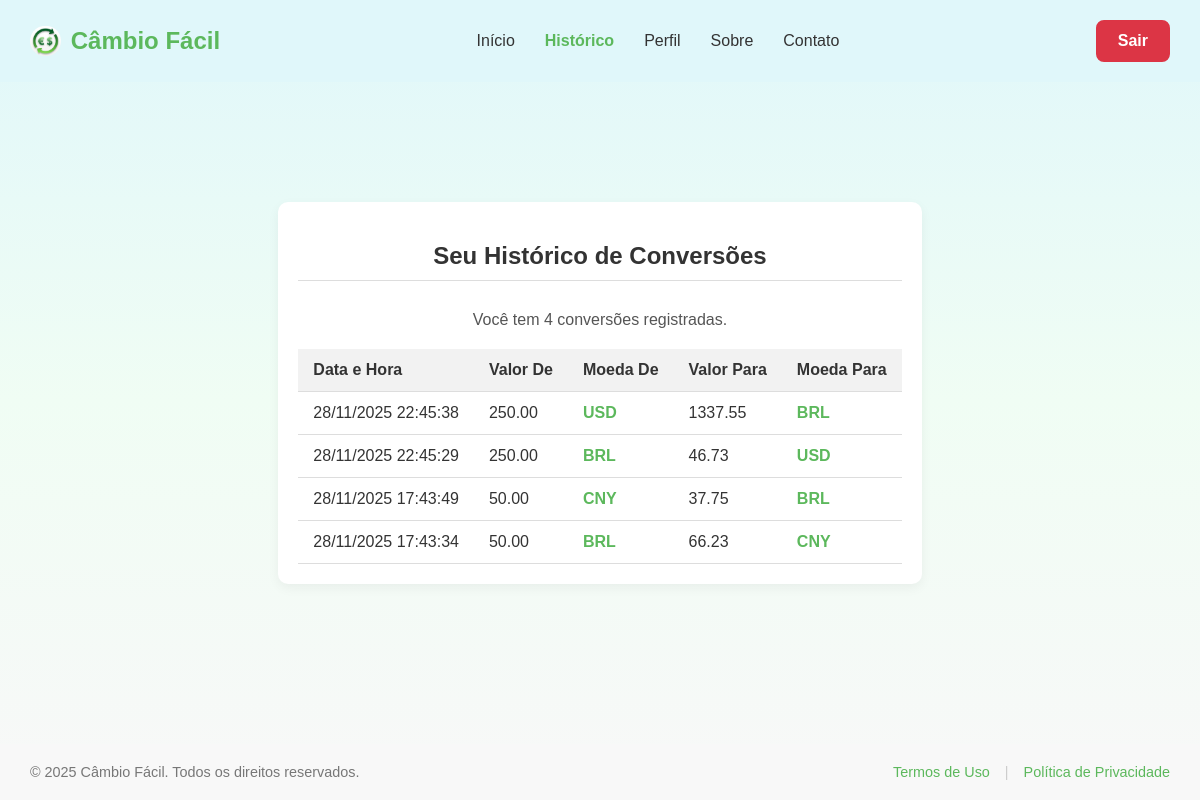
The app's page /history (signed in) with its own data.
### app.py (models this page shows)
class ConversionHistory(db.Model):
    id = db.Column(db.Integer, primary_key=True)
    user_id = db.Column(db.Integer, db.ForeignKey('user.id'), nullable=False)
    timestamp = db.Column(db.DateTime, default=datetime.utcnow, nullable=False)
    currency_from = db.Column(db.String(3), nullable=False)
    amount_from = db.Column(db.Float, nullable=False)
    currency_to = db.Column(db.String(3), nullable=False)
    amount_to = db.Column(db.Float, nullable=False)

### app.py (the view)
@app.route('/history')
def history():
    if not g.logged_in:
        flash('Você precisa estar logado.', 'warning')
        return redirect(url_for('login'))
    user_history = ConversionHistory.query.filter_by(
        user_id=g.user.id).order_by(
        ConversionHistory.timestamp.desc()).all()
    return render_template('history.html',
                           title='Câmbio Fácil | Histórico',
                           logged_in=g.logged_in,
                           user_history=user_history)

### app.py (called while the page is built)
@app.before_request
def load_logged_in_user():
    user_id = session.get('user_id')
    if not user_id:
        g.user = None
        g.logged_in = False
    else:
        g.user = User.query.get(user_id)
        g.logged_in = True

### templates/history.html
{% extends "base.html" %}
{% block content %}
<section class="history-container">
    <h1 class="page-title">Seu Histórico de Conversões</h1>
    {% if user_history %}
        <p class="history-count">Você tem {{ user_history | length }} conversões registradas.</p>
        <table class="conversion-table">
            <thead>
                <tr>
                    <th>Data e Hora</th>
                    <th>Valor De</th>
                    <th>Moeda De</th>
                    <th>Valor Para</th>
                    <th>Moeda Para</th>
                </tr>
            </thead>
            <tbody>
                {% for conversion in user_history %}
                <tr>
                    <td>{{ conversion.timestamp.strftime('%d/%m/%Y %H:%M:%S') }}</td>
                    <td>{{ "%.2f" | format(conversion.amount_from) }}</td>
                    <td class="currency-code-col">{{ conversion.currency_from }}</td>
                    <td>{{ "%.2f" | format(conversion.amount_to) }}</td>
                    <td class="currency-code-col">{{ conversion.currency_to }}</td>
                </tr>
                {% endfor %}
            </tbody>
        </table>
    {% else %}
        <div class="empty-history">
            <p>Você ainda não tem nenhuma conversão registrada.</p>
            <a href="{{ url_for('conversion') }}" class="btn-primary">Fazer Minha Primeira Conversão</a>
        </div>
    {% endif %}
</section>
{% endblock %}

### templates/base.html (shortened to what this page needs)
<!DOCTYPE html>
<html lang="pt-br">
<head>
<link rel="stylesheet" href="{{ url_for('static', filename='css/style.css') }}">
</head>
<body>
 <header class="main-header">
  <div class="header-content">
   <div class="logo-container">
    <img src="{{ url_for('static', filename='images/logo.png') }}" alt="Logo Câmbio Fácil">
    <h2>Câmbio Fácil</h2>
   </div>
   <nav class="main-nav">
        <a href="{{ url_for('home') }}" class="{% if request.endpoint == 'home' %}active-nav{% endif %}">Início</a>
        {% if logged_in %}
            <a href="{{ url_for('history') }}" class="{% if request.endpoint == 'history' %}active-nav{% endif %}">Histórico</a>
            <a href="{{ url_for('profile') }}" class="{% if request.endpoint == 'profile' %}active-nav{% endif %}">Perfil</a>
        {% endif %}
        <a href="{{ url_for('about') }}" class="{% if request.endpoint == 'about' %}active-nav{% endif %}">Sobre</a>
        <a href="{{ url_for('contact') }}" class="{% if request.endpoint == 'contact' %}active-nav{% endif %}">Contato</a>
   </nav>
   <div class="header-actions">
    {% if logged_in %}
     <a href="{{ url_for('logout') }}" class="btn-logout">Sair</a>
    {% else %}
     <a href="{{ url_for('login') }}" class="btn-login">Login</a>
    {% endif %}
   </div>
  </div>
 </header>
<main class="auth-main-content">
 {% block content %}{% endblock %}
</main>
<footer class="main-footer">
    <div class="footer-content">
        <p>© 2025 Câmbio Fácil. Todos os direitos reservados.</p>
        <div class="footer-links">
            <a href="#">Termos de Uso</a>
            <span class="link-separator">|</span>
            <a href="#">Política de Privacidade</a>
        </div>
    </div>
</footer>
</body>
</html>

### static/css/style.css (style rules this page uses)
body { font-family: 'Arial', sans-serif; margin: 0; padding: 0; background: linear-gradient(to bottom, #E0F7FA 0%, #F0FDF4 50%, #F8F8F8 100%); color: #333; display: flex; flex-direction: column; min-height: 100vh; overflow-x: hidden; overflow-y: auto; }
main { flex-grow: 1; }
.main-header { background-color: #E0F7FA; width: 100%; box-shadow: none; }
.header-content { max-width: 1200px; margin: 0 auto; padding: 20px 30px; display: flex; justify-content: space-between; align-items: center; }
.logo-container { display: flex; align-items: center; }
.logo-container img { height: 30px; margin-right: 10px; }
.logo-container h2 { color: #5cb85c; margin: 0; font-size: 1.5em; }
.main-nav { display: flex; gap: 30px; }
.main-nav a { text-decoration: none; color: #333; font-weight: 500; font-size: 1em; padding: 5px 0; position: relative; transition: color 0.3s; }
.main-nav a.active-nav { color: #5cb85c; font-weight: 700; border-bottom: none; padding-bottom: 5px; }
.header-actions { display: flex; gap: 15px; align-items: center; }
.btn-logout { background-color: #dc3545; color: white; text-decoration: none; padding: 10px 20px; border-radius: 8px; font-weight: bold; transition: background-color 0.3s; white-space: nowrap; border: 2px solid #dc3545; }
.auth-main-content { min-height: auto; flex-grow: 1; display: flex; justify-content: center; align-items: center; padding: 0; margin: 0; }
.history-container { max-width: 1000px; margin: 50px auto; padding: 20px; background-color: white; box-shadow: 0 4px 12px rgba(0, 0, 0, 0.05); border-radius: 10px; }
.page-title { color: #333; text-align: center; margin-bottom: 30px; border-bottom: 1px solid #ddd; padding-bottom: 10px; }
.history-count { text-align: center; margin-bottom: 20px; color: #555; }
.conversion-table { width: 100%; border-collapse: collapse; margin-top: 20px; }
.conversion-table th, .conversion-table td { padding: 12px 15px; text-align: left; border-bottom: 1px solid #ddd; }
.conversion-table th { background-color: #f2f2f2; color: #333; font-weight: bold; }
.currency-code-col { font-weight: bold; color: #5cb85c; }
.main-footer { background-color: #F8F8F8; border-top: none; padding: 20px 0; width: 100%; margin-top: 40px; }
.footer-content { max-width: 1200px; margin: 0 auto; padding: 0 30px; display: flex; justify-content: space-between; align-items: center; flex-wrap: wrap; }
.main-footer p { margin: 0; font-size: 0.9em; color: #777; }
.footer-links { display: flex; align-items: center; gap: 15px; }
.footer-links a { text-decoration: none; font-size: 0.9em; color: #5cb85c; transition: color 0.3s; }
.link-separator { color: #ccc; font-size: 0.9em; }

### records on screen
ConversionHistory: timestamp "28/11/2025 22:45:38", amount_from "250.00", currency_from "USD", amount_to "1337.55", currency_to "BRL"
ConversionHistory: timestamp "28/11/2025 22:45:29", amount_from "250.00", currency_from "BRL", amount_to "46.73", currency_to "USD"
ConversionHistory: timestamp "28/11/2025 17:43:49", amount_from "50.00", currency_from "CNY", amount_to "37.75", currency_to "BRL"
ConversionHistory: timestamp "28/11/2025 17:43:34", amount_from "50.00", currency_from "BRL", amount_to "66.23", currency_to "CNY"

### other values on screen
{{ user_history | length }} "4"
